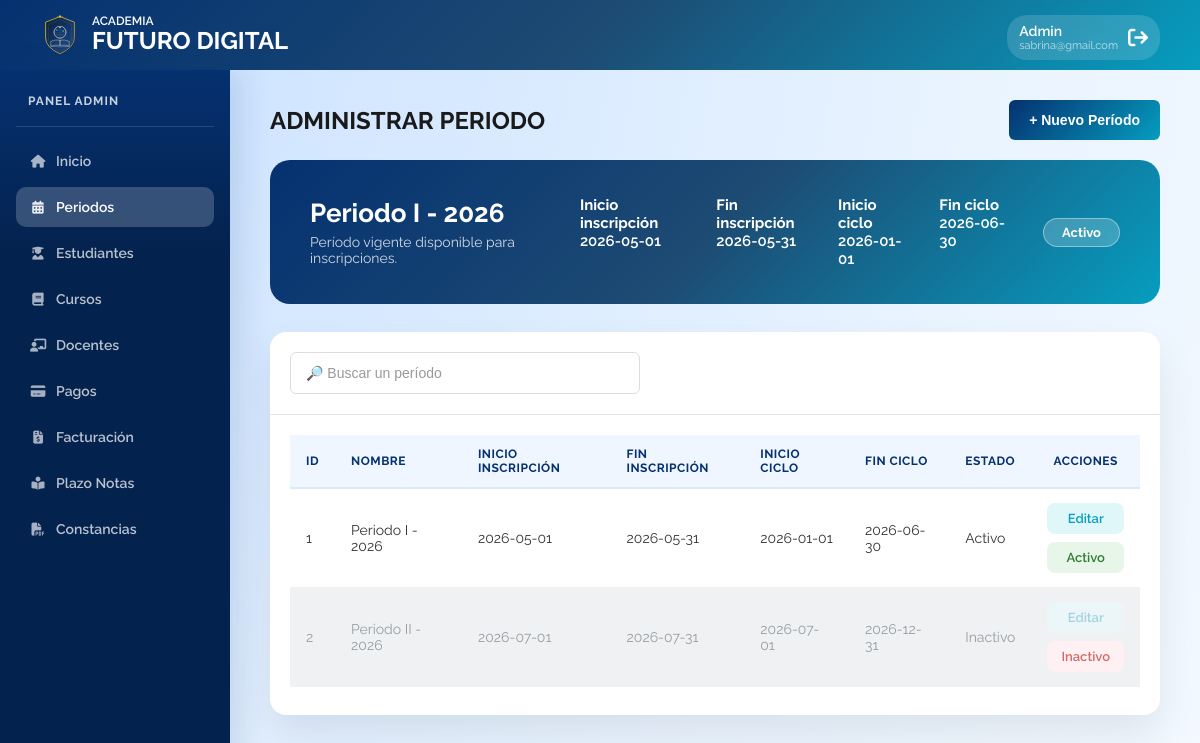
/admin-periodos.php (signed in), run on an earlier commit of the app's database.
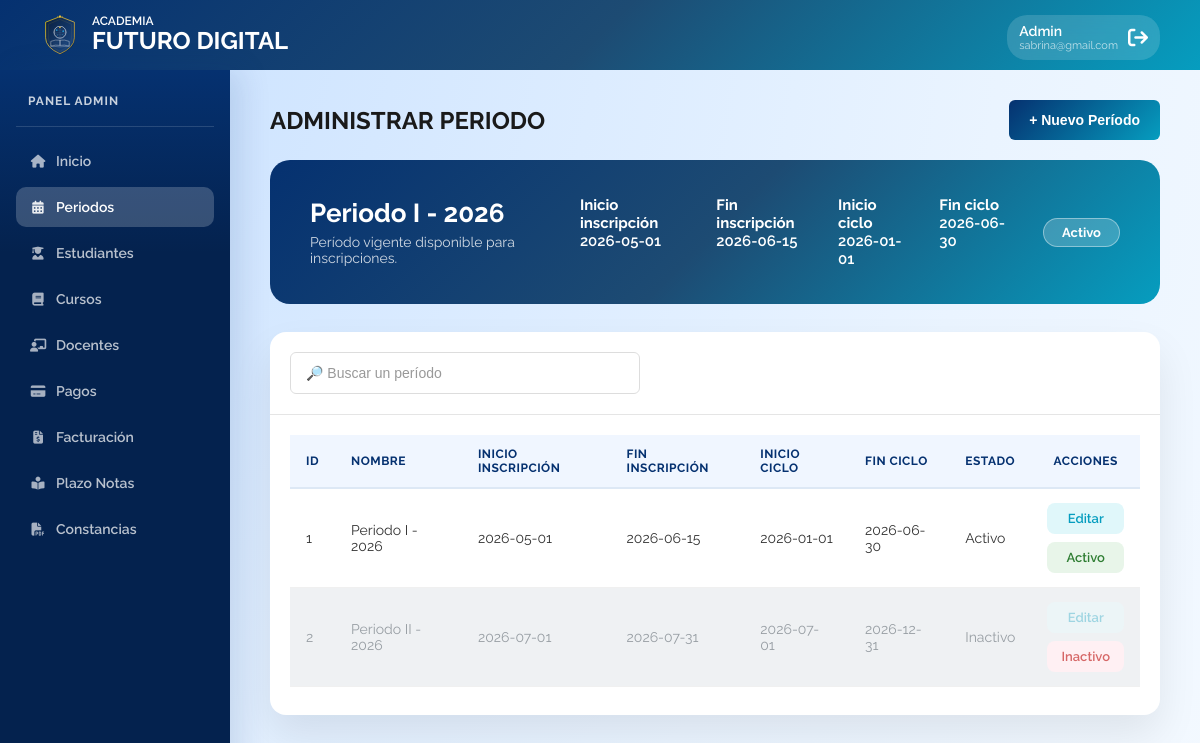
And on a later commit of the database.
### tables this page shows
CREATE TABLE `PeriodoInscripcion` (
    `id` int PRIMARY KEY NOT NULL AUTO_INCREMENT,
    `nombre` varchar(100) NOT NULL,
    `fechaInicio` date NOT NULL,
    `fechaFin` date NOT NULL,
    `fechaInicioCiclo` DATE NOT NULL,
    `fechaFinCiclo` DATE NOT NULL,
    `estado` tinyint(1) DEFAULT '0'
);

### mostrar-tabla-periodos.php (the view)
<?php
include('includes/conexion.php');
$columnasPeriodo = [];
$resColumnas = mysqli_query($conexion, "SHOW COLUMNS FROM PeriodoInscripcion");
if ($resColumnas) {
    while ($columna = mysqli_fetch_assoc($resColumnas)) {
        $columnasPeriodo[] = $columna['Field'];
    }
}
$tieneFechasCiclo = in_array('fechaInicioCiclo', $columnasPeriodo, true) && in_array('fechaFinCiclo', $columnasPeriodo, true);
$selectFechasCiclo = $tieneFechasCiclo ? ', fechaInicioCiclo, fechaFinCiclo' : ", NULL AS fechaInicioCiclo, NULL AS fechaFinCiclo";
$sql = "SELECT id, nombre, fechaInicio, fechaFin, estado $selectFechasCiclo
        FROM PeriodoInscripcion
        ORDER BY estado DESC, id DESC";
$resultado = mysqli_query($conexion, $sql);
if (mysqli_num_rows($resultado) > 0):
?>
<table class="data-table mobile-cards">
    <thead>
        <tr>
            <th>ID</th>
            <th>Nombre</th>
            <th>Inicio inscripción</th>
            <th>Fin inscripción</th>
            <th>Inicio ciclo</th>
            <th>Fin ciclo</th>
            <th>Estado</th>
            <th>Acciones</th>
        </tr>
    </thead>
    <tbody>
        <?php while($p = mysqli_fetch_assoc($resultado)):
            $esActivo = ($p['estado'] == 1);
        ?>
        <tr data-id="<?php echo $p['id']; ?>">
            <td data-label="ID"><?php echo $p['id']; ?></td>
            <td data-label="Nombre"><?php echo htmlspecialchars($p['nombre']); ?></td>
            <td data-label="Inicio inscripción"><?php echo htmlspecialchars($p['fechaInicio']); ?></td>
            <td data-label="Fin inscripción"><?php echo htmlspecialchars($p['fechaFin']); ?></td>
            <td data-label="Inicio ciclo"><?php echo $p['fechaInicioCiclo'] ? htmlspecialchars($p['fechaInicioCiclo']) : '—'; ?></td>
            <td data-label="Fin ciclo"><?php echo $p['fechaFinCiclo'] ? htmlspecialchars($p['fechaFinCiclo']) : '—'; ?></td>
            <td data-label="Estado">
                <?php echo $esActivo ? 'Activo' : 'Inactivo'; ?>
            </td>
            <td data-label="Acciones" class="acciones-cell">
                <div class="acciones-texto">
                    <a
                        href="#"
                        class="link-accion abrir-modal-periodo"
                        data-id="<?php echo $p['id']; ?>"
                        data-nombre="<?php echo htmlspecialchars($p['nombre']); ?>"
                        data-fecha_inicio="<?php echo htmlspecialchars($p['fechaInicio']); ?>"
                        data-fecha_fin="<?php echo htmlspecialchars($p['fechaFin']); ?>"
                        data-fecha_inicio_ciclo="<?php echo htmlspecialchars($p['fechaInicioCiclo'] ?? ''); ?>"
                        data-fecha_fin_ciclo="<?php echo htmlspecialchars($p['fechaFinCiclo'] ?? ''); ?>"
                        onclick="return false;"
                    >
                        Editar
                    </a>
                    <a
                        href="#"
                        class="link-accion btn-toggle-estado <?php echo $esActivo ? 'estado-activo' : 'estado-inactivo'; ?>"
                    >
                        <?php echo $esActivo ? 'Activo' : 'Inactivo'; ?>
                    </a>
                </div>
            </td>
        </tr>
        <?php endwhile; ?>
    </tbody>
</table>
<?php else: ?>
    <div class="mensaje-vacio">No hay períodos registrados.</div>
<?php endif; ?>

### admin-periodos.php (shortened to what this page needs)
<?php
include('includes/conexion.php');
$columnasPeriodo = [];
$resColumnas = mysqli_query($conexion, "SHOW COLUMNS FROM PeriodoInscripcion");
if ($resColumnas) {
    while ($columna = mysqli_fetch_assoc($resColumnas)) {
        $columnasPeriodo[] = $columna['Field'];
    }
}
$tieneFechasCiclo = in_array('fechaInicioCiclo', $columnasPeriodo, true) && in_array('fechaFinCiclo', $columnasPeriodo, true);
$selectFechasCiclo = $tieneFechasCiclo ? ', fechaInicioCiclo, fechaFinCiclo' : ", NULL AS fechaInicioCiclo, NULL AS fechaFinCiclo";
$sql_activo = "SELECT nombre, fechaInicio, fechaFin, estado $selectFechasCiclo
               FROM PeriodoInscripcion
               WHERE estado = 1
               LIMIT 1";
$result_activo = mysqli_query($conexion, $sql_activo);
$periodo_activo = mysqli_fetch_assoc($result_activo);
?>
<!DOCTYPE html>
<html lang="es">
<head>
    <link rel="stylesheet" href="https://cdnjs.cloudflare.com/ajax/libs/font-awesome/6.4.0/css/all.min.css">
    <link rel="stylesheet" href="css/stylesAdmin.css">
</head>
<body class="raleway-all">
    <header class="header">
        <div class="logo">
            <img src="img/logo.svg" alt="Logo Academia Futuro Digital" class="logo">
            <div class="logo-text">
                <span class="logo-small">ACADEMIA</span>
                <span class="logo-big">FUTURO DIGITAL</span>
            </div>
        </div>
        <nav class="nav">
            <a href="./admin-inicio.php" class="btn-nav">Inicio</a>
            <a href="./admin-periodos.php" class="btn-nav active">Periodos</a>
            <a href="./admin-estudiantes.php" class="btn-nav">Estudiantes</a>
            <a href="./admin-cursos.php" class="btn-nav">Cursos</a>
            <a href="./admin-docentes.php" class="btn-nav">Docentes</a>
            <a href="./admin-pagos.php" class="btn-nav">Pagos</a>
            <a href="./admin-facturacion.php" class="btn-nav">Facturación</a>
            <a href="./admin-plazo.php" class="btn-nav">Plazo Notas</a>
            <a href="./admin-constancias.php" class="btn-nav">Constancias</a>
            <a href="includes/logout.php" style="text-decoration:none;">
                <div class="user-profile">
                    <div class="user-info">
                        <span class="user-role">Admin</span>
                        <span class="user-email"><?php echo $_SESSION["usuario"]; ?></span>
                    </div>
                    <i class="fas fa-arrow-right-from-bracket logout-icon"></i>
                </div>
            </a>
        </nav>
    </header>
    <main class="main">
        <div class="page-header">
            <h1 class="titulo">ADMINISTRAR PERIODO</h1>
            <button class="btn-nuevo">+ Nuevo Período</button>
        </div>
        <div class="banner">
            <div class="banner-texto">
                <h1><?php echo $periodo_activo ? htmlspecialchars($periodo_activo['nombre']) : 'Sin período activo'; ?></h1>
                <p>
                    <?php if ($periodo_activo): ?>
                        Período vigente disponible para inscripciones.
                    <?php else: ?>
                        Activa o crea un nuevo período para que los estudiantes puedan inscribirse.
                    <?php endif; ?>
                </p>
            </div>
            <div class="periodo-info">
                <div class="periodo-fechas">
                    <div>
                        <p><strong>Inicio inscripción</strong><br>
                            <?php echo $periodo_activo ? htmlspecialchars($periodo_activo['fechaInicio']) : '—'; ?>
                        </p>
                    </div>
                    <div>
                        <p><strong>Fin inscripción</strong><br>
                            <?php echo $periodo_activo ? htmlspecialchars($periodo_activo['fechaFin']) : '—'; ?>
                        </p>
                    </div>
                    <div>
                        <p><strong>Inicio ciclo</strong><br>
                            <?php echo $periodo_activo && $periodo_activo['fechaInicioCiclo'] ? htmlspecialchars($periodo_activo['fechaInicioCiclo']) : '—'; ?>
                        </p>
                    </div>
                    <div>
                        <p><strong>Fin ciclo</strong><br>
                            <?php echo $periodo_activo && $periodo_activo['fechaFinCiclo'] ? htmlspecialchars($periodo_activo['fechaFinCiclo']) : '—'; ?>
                        </p>
                    </div>
                </div>
                <?php
                    $estadoTexto = $periodo_activo ? 'Activo' : 'Sin período';
                    $estadoClase = $periodo_activo ? 'activo' : 'sin-periodo';
                ?>
                <span class="estado-periodo <?php echo $estadoClase; ?>">
                    <?php echo $estadoTexto; ?>
                </span>
            </div>
        </div>
        <div class="card">
            <div class="toolbar">
                <input type="text" id="buscador-periodo" placeholder="🔎 Buscar un período" class="input-buscar">
            </div>
            <div class="tabla-placeholder">
                <?php include('mostrar-tabla-periodos.php'); ?>
            </div>
        </div>
    </main>
</body>
</html>

What changed in the data, as far as the page shows it:
changed periodoinscripcion "Periodo I - 2026": fechaFin "2026-05-31" → "2026-06-15"
